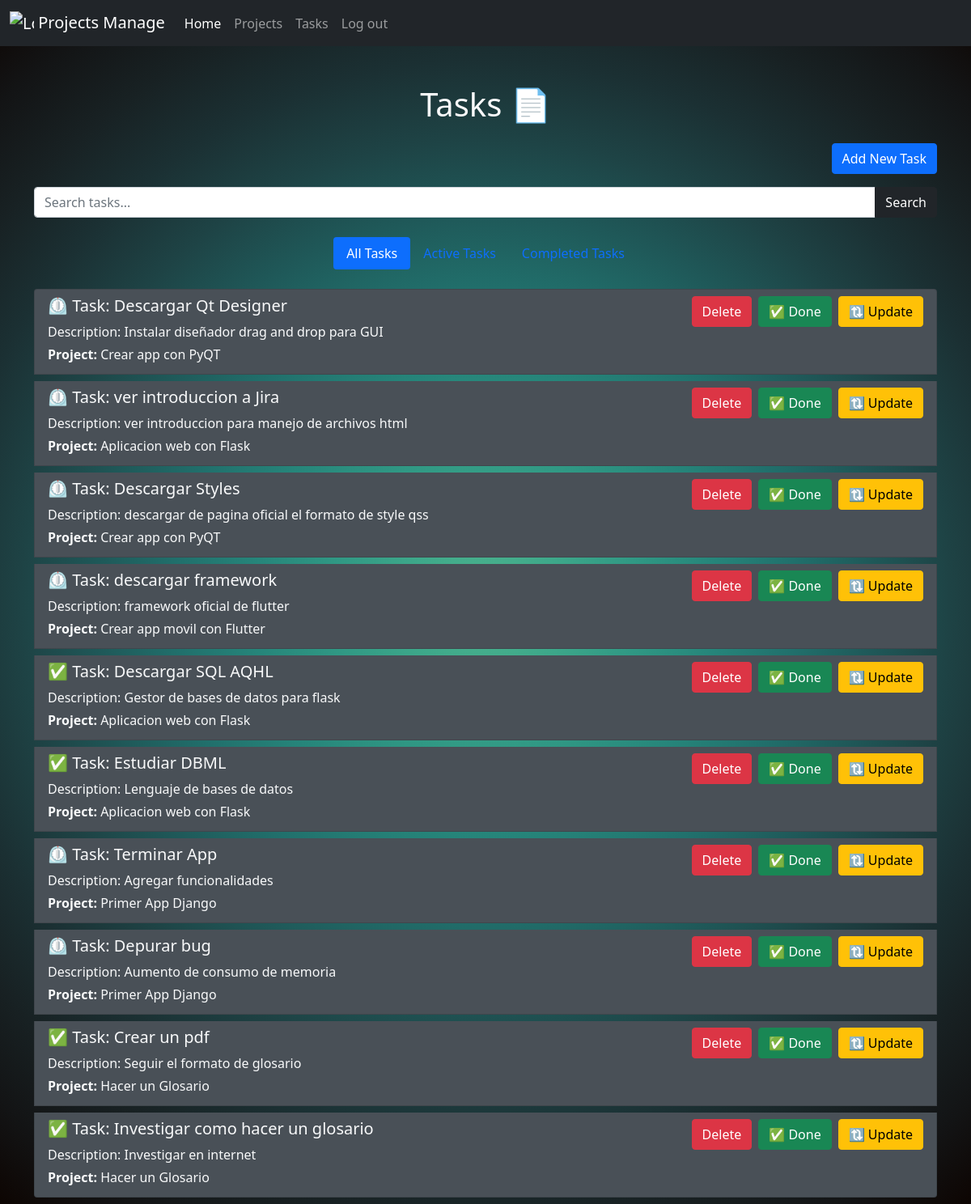
/tasks/, run on the app's committed database.
### myapp/models.py (models this page shows, shortened)
class Task(models.Model):
    title = models.CharField(max_length=100)
    description = models.TextField()
    project = models.ForeignKey(Project, on_delete=models.CASCADE)
    done = models.BooleanField(default=False)

class Project(models.Model):
    name = models.CharField(max_length=100)

### myapp/views.py (the view)
# urls.py: path('tasks/', views.tasks_view,name = 'tasks'), # http://localhost:8000/tasks
def tasks_view(request):
    search_query = request.GET.get('search', '')
    status_filter = request.GET.get('status', 'all')
    tasks = Task.objects.filter(title__icontains=search_query)
    if status_filter == 'active':
        tasks = tasks.filter(done=False)
    elif status_filter == 'completed':
        tasks = tasks.filter(done=True)
    return render(request, 'tasks.html', {
        'tasks': tasks,
        'active_filter': status_filter
    })

### myapp/templates/tasks.html
{% extends "layout/base.html" %}
{% block content %}
<div class="container mt-5">
    <h1 class="mb-4 text-center">Tasks 📄</h1>
    <div class="d-flex justify-content-end mb-3">
        <a href="{% url 'create_task_general' %}" class="btn btn-primary">Add New Task</a>
    </div>
    <div class="mb-4">
        <form method="get" action="{% url 'tasks' %}">
            <div class="input-group">
                <input type="text" class="form-control" name="search" placeholder="Search tasks..." value="{{ request.GET.search }}">
                <button class="btn btn-dark" type="submit">Search</button>
            </div>
        </form>
    </div>
    <div class="mb-4">
        <ul class="nav nav-pills justify-content-center">
            <li class="nav-item">
                <a class="nav-link {% if active_filter == 'all' %}active{% endif %}" href="{% url 'tasks' %}?status=all">All Tasks</a>
            </li>
            <li class="nav-item">
                <a class="nav-link {% if active_filter == 'active' %}active{% endif %}" href="{% url 'tasks' %}?status=active">Active Tasks</a>
            </li>
            <li class="nav-item">
                <a class="nav-link {% if active_filter == 'completed' %}active{% endif %}" href="{% url 'tasks' %}?status=completed">Completed Tasks</a>
            </li>
        </ul>
    </div>
    <ul class="list-group">
        {% for task in tasks %}
            <li class="list-group-item mb-2">
                <div class="d-flex justify-content-between align-items-start">
                    <div>
                        <h2 class="h5">{% if task.done %} ✅ {% else %} ⏲ {% endif %}
                            Task: {{ task.title }}</h2>
                        <p class="mb-1">Description: {{ task.description }}</p>
                        <p class="mb-1"><strong>Project:</strong> {{ task.project.name }}</p>
                    </div>
                    <div class="d-flex gap-2">
                        <a href="{% url 'delete_task' task.id %}" class="btn btn-danger">Delete</a>
                        <a href="{% url 'mark_task_done' task.id %}" class="btn btn-success">✅ Done</a>
                        <a href="{% url 'update_task' task.id %}?redirect_url={% url 'tasks' %}" class="btn btn-warning">🔃 Update</a>
                    </div>
                </div>
            </li>
        {% endfor %}
    </ul>
</div>
{% endblock %}

### myapp/templates/layout/base.html (style rules this page uses)
body { background-image: radial-gradient(circle at 50% 50%, #4eb48d 0, #3ea88a 10%, #309884 20%, #26857a 30%, #21706c 40%, #1f5959 50%, #1e4345 60%, #1b3033 70%, #182123 80%, #131415 90%, #0d0502 100%); color: #f8f9fa; }
.list-group-item { background-color: #495057; color: #f8f9fa; }

### data on the page
Task: title "Descargar Qt Designer", description "Instalar diseñador drag and drop para GUI", project.name "Crear app con PyQT"
Task: title "ver introduccion a Jira", description "ver introduccion para manejo de archivos html", project.name "Aplicacion web con Flask"
Task: title "Descargar Styles", description "descargar de pagina oficial el formato de style qss", project.name "Crear app con PyQT"
Task: title "descargar framework", description "framework oficial de flutter", project.name "Crear app movil con Flutter"
Task: title "Descargar SQL AQHL", description "Gestor de bases de datos para flask", project.name "Aplicacion web con Flask"
Task: title "Estudiar DBML", description "Lenguaje de bases de datos", project.name "Aplicacion web con Flask"
Task: title "Terminar App", description "Agregar funcionalidades", project.name "Primer App Django"
Task: title "Depurar bug", description "Aumento de consumo de memoria", project.name "Primer App Django"
Task: title "Crear un pdf", description "Seguir el formato de glosario", project.name "Hacer un Glosario"
Task: title "Investigar como hacer un glosario", description "Investigar en internet", project.name "Hacer un Glosario"
